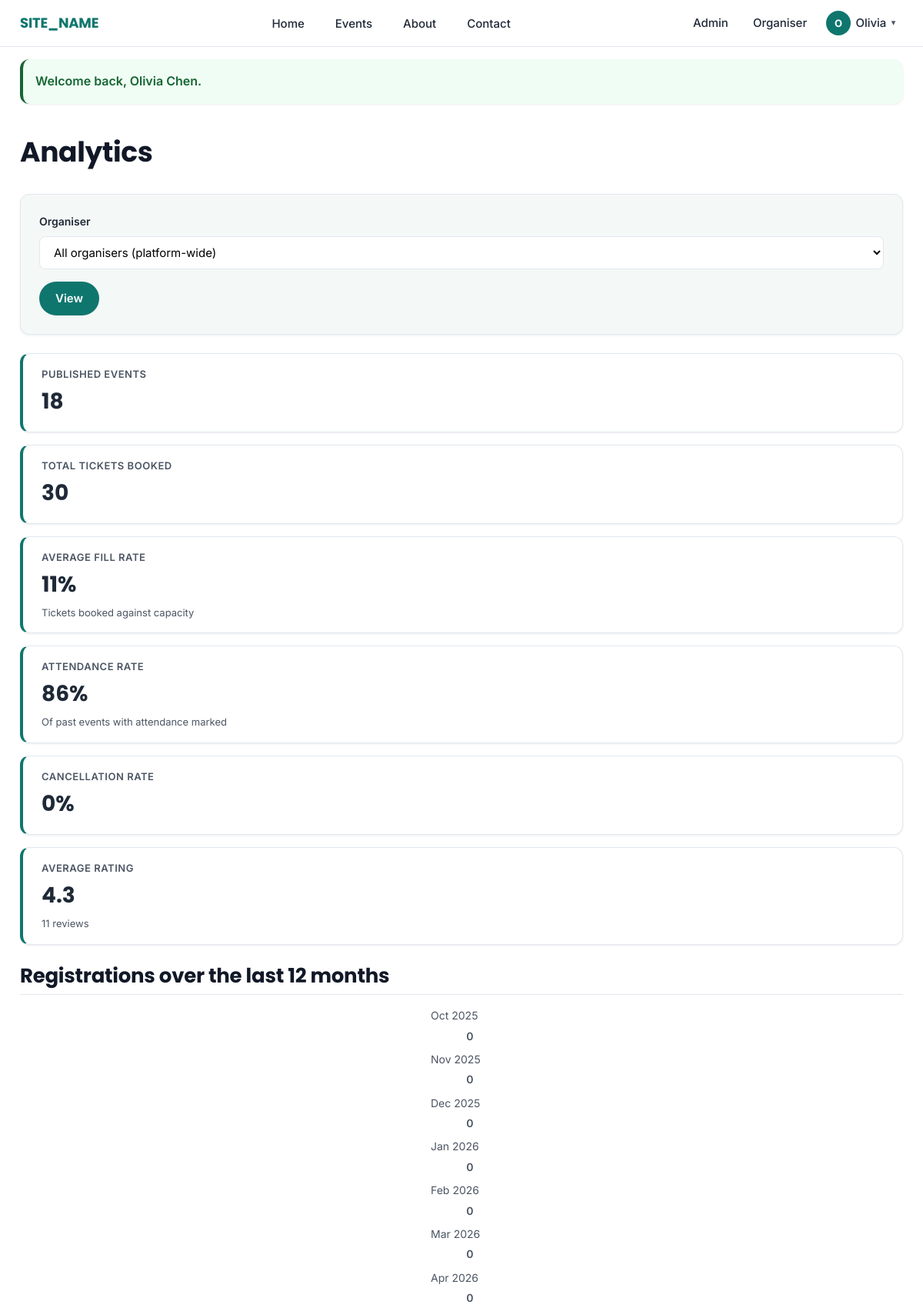
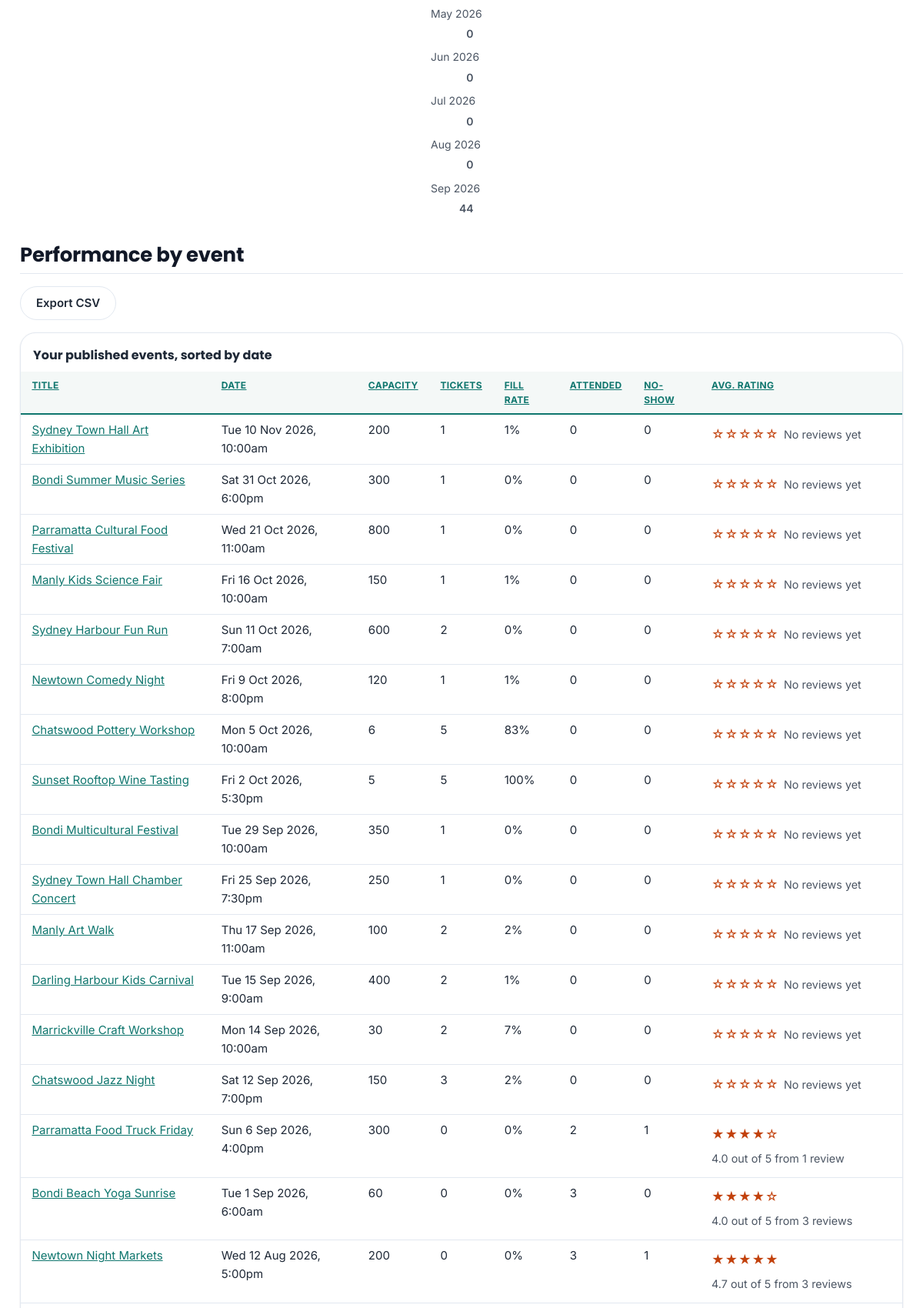
Page /organiser/analytics.php (signed in, upper part) on the committed database (2 pictures, top to bottom).
### tables this page shows
CREATE TABLE events (
    id              INT AUTO_INCREMENT PRIMARY KEY,
    organiser_id    INT NOT NULL,
    category_id     INT NOT NULL,
    venue_id        INT NOT NULL,
    title           VARCHAR(150) NOT NULL,
    slug            VARCHAR(180) NOT NULL,
    description     TEXT NOT NULL,
    image           VARCHAR(255) NULL,
    start_datetime  DATETIME NOT NULL,
    end_datetime    DATETIME NOT NULL,
    capacity        INT NOT NULL,
    price           DECIMAL(8,2) NOT NULL DEFAULT 0.00,
    status          ENUM('draft', 'published', 'cancelled') NOT NULL DEFAULT 'draft',
    created_at      DATETIME NOT NULL DEFAULT CURRENT_TIMESTAMP,
    updated_at      DATETIME NOT NULL DEFAULT CURRENT_TIMESTAMP ON UPDATE CURRENT_TIMESTAMP,

    UNIQUE KEY uq_events_slug (slug),

     
     
     
     
     
    CONSTRAINT fk_events_organiser FOREIGN KEY (organiser_id) REFERENCES users(id),
    CONSTRAINT fk_events_category  FOREIGN KEY (category_id)  REFERENCES categories(id),
    CONSTRAINT fk_events_venue     FOREIGN KEY (venue_id)     REFERENCES venues(id),

     
     
     
    INDEX idx_events_start_datetime (start_datetime),
    INDEX idx_events_status (status),
    INDEX idx_events_category_id (category_id)
);

### includes/validate.php (called while the page is built, shortened)
<?php
function e($value) {
    return htmlspecialchars($value ?? '', ENT_QUOTES, 'UTF-8');
}

### organiser/analytics.php (the view, shortened to what this page needs)
<?php
require_once __DIR__ . '/../includes/auth_guard.php';
$isAdmin = currentUserRole() === 'admin';
if ($isAdmin) {
    $selectedOrganiserId = isset($_GET['organiser_id']) && $_GET['organiser_id'] !== '' ? (int) $_GET['organiser_id'] : null;
} else {
    $selectedOrganiserId = currentUserId();
}
$organiserFilterSql = $selectedOrganiserId !== null ? ' AND e.organiser_id = :organiserId' : '';
$organiserFilterParams = $selectedOrganiserId !== null ? ['organiserId' => $selectedOrganiserId] : [];
$sortOptions = [
    'title'      => ['sql' => 'e.title ASC',        'label' => 'Title',       'aria' => 'ascending'],
    'date'       => ['sql' => 'e.start_datetime DESC', 'label' => 'Date',     'aria' => 'descending'],
    'capacity'   => ['sql' => 'e.capacity DESC',     'label' => 'Capacity',    'aria' => 'descending'],
    'registered' => ['sql' => 'registered_count DESC', 'label' => 'Tickets', 'aria' => 'descending'],
    'fill_rate'  => ['sql' => 'fill_rate DESC',      'label' => 'Fill rate',   'aria' => 'descending'],
    'attended'   => ['sql' => 'attended_count DESC', 'label' => 'Attended',    'aria' => 'descending'],
    'no_show'    => ['sql' => 'no_show_count DESC',  'label' => 'No-show',     'aria' => 'descending'],
    'rating'     => ['sql' => 'avg_rating DESC',     'label' => 'Avg. rating', 'aria' => 'descending'],
];
$sortKey = $_GET['sort'] ?? 'date';
function analyticsSortLink($sortKey) {
    $query = $_GET;
    $query['sort'] = $sortKey;
    return BASE_URL . '/organiser/analytics.php?' . http_build_query($query);
}
$stmt = $pdo->prepare(
    "SELECT e.id, e.title, e.slug, e.start_datetime, e.capacity, c.name AS category_name,
            (SELECT COALESCE(SUM(r.quantity), 0) FROM registrations r WHERE r.event_id = e.id AND r.status = 'registered') AS registered_count,
            (SELECT COUNT(*) FROM registrations r WHERE r.event_id = e.id AND r.status = 'attended') AS attended_count,
            (SELECT COUNT(*) FROM registrations r WHERE r.event_id = e.id AND r.status = 'no_show') AS no_show_count,
            (SELECT COUNT(*) FROM registrations r WHERE r.event_id = e.id AND r.status = 'cancelled') AS cancelled_count,
            (SELECT AVG(rv.rating) FROM reviews rv WHERE rv.event_id = e.id AND rv.is_hidden = 0) AS avg_rating,
            (SELECT COUNT(*) FROM reviews rv WHERE rv.event_id = e.id AND rv.is_hidden = 0) AS review_count,
            ((SELECT COALESCE(SUM(r.quantity), 0) FROM registrations r WHERE r.event_id = e.id AND r.status = 'registered') / NULLIF(e.capacity, 0)) * 100 AS fill_rate
     FROM events e
     JOIN categories c ON c.id = e.category_id
     WHERE e.status = 'published'{$organiserFilterSql}
     ORDER BY {$sortOptions[$sortKey]['sql']}"
);
$stmt->execute($organiserFilterParams);
$events = $stmt->fetchAll();
$totalFillRateSum = 0.0;
$fillRateEventCount = 0;
$totalAttended = 0;
$totalNoShow = 0;
$totalCancelled = 0;
$totalRegistrationAttempts = 0;
foreach ($events as $event) {
    if ($event['fill_rate'] !== null) {
        $totalFillRateSum += (float) $event['fill_rate'];
        $fillRateEventCount++;
    }
    $registered = (int) $event['registered_count'];
    $attended = (int) $event['attended_count'];
    $noShow = (int) $event['no_show_count'];
    $cancelled = (int) $event['cancelled_count'];
    $totalAttended += $attended;
    $totalNoShow += $noShow;
    $totalCancelled += $cancelled;
    $totalRegistrationAttempts += $registered + $attended + $noShow + $cancelled;
}
$avgFillRate = $fillRateEventCount > 0 ? $totalFillRateSum / $fillRateEventCount : null;
$attendanceRate = ($totalAttended + $totalNoShow) > 0 ? ($totalAttended / ($totalAttended + $totalNoShow)) * 100 : null;
$cancellationRate = $totalRegistrationAttempts > 0 ? ($totalCancelled / $totalRegistrationAttempts) * 100 : null;
$stmt = $pdo->prepare("SELECT COUNT(*) FROM events e WHERE e.status = 'published'{$organiserFilterSql}");
$stmt->execute($organiserFilterParams);
$totalEventsPublished = (int) $stmt->fetchColumn();
$stmt = $pdo->prepare(
    "SELECT COALESCE(SUM(r.quantity), 0) FROM registrations r JOIN events e ON e.id = r.event_id
     WHERE r.status = 'registered'{$organiserFilterSql}"
);
$stmt->execute($organiserFilterParams);
$totalRegistrations = (int) $stmt->fetchColumn();
$stmt = $pdo->prepare(
    "SELECT AVG(rv.rating) AS avg_rating, COUNT(rv.id) AS review_count
     FROM reviews rv JOIN events e ON e.id = rv.event_id
     WHERE rv.is_hidden = 0{$organiserFilterSql}"
);
$stmt->execute($organiserFilterParams);
$ratingSummary = $stmt->fetch();
$monthlyRegistrations = [];
for ($i = 11; $i >= 0; $i--) {
    $monthKey = date('Y-m', strtotime("-{$i} months"));
    $monthlyRegistrations[$monthKey] = 0;
}
$stmt = $pdo->prepare(
    "SELECT DATE_FORMAT(r.registered_at, '%Y-%m') AS month, COUNT(*) AS registration_count
     FROM registrations r
     JOIN events e ON e.id = r.event_id
     WHERE r.registered_at >= DATE_SUB(NOW(), INTERVAL 11 MONTH){$organiserFilterSql}
     GROUP BY DATE_FORMAT(r.registered_at, '%Y-%m')"
);
$stmt->execute($organiserFilterParams);
foreach ($stmt->fetchAll() as $row) {
    if (isset($monthlyRegistrations[$row['month']])) {
        $monthlyRegistrations[$row['month']] = (int) $row['registration_count'];
    }
}
require_once __DIR__ . '/../includes/header.php';
?>
<div class="page-header">
    <h1>Analytics</h1>
</div>
<?php if ($isAdmin): ?>
    <form method="get" action="<?= BASE_URL ?>/organiser/analytics.php" class="filter-form">
        <div class="form-field">
            <label for="organiser_id">Organiser</label>
            <select id="organiser_id" name="organiser_id">
                <option value="">All organisers (platform-wide)</option>
            </select>
        </div>
        <button type="submit" class="btn">View</button>
    </form>
<?php endif; ?>
<ul class="stat-grid">
    <li class="stat-card">
        <div class="stat-label">Published events</div>
        <div class="stat-value"><?= $totalEventsPublished ?></div>
    </li>
    <li class="stat-card">
        <div class="stat-label">Total tickets booked</div>
        <div class="stat-value"><?= $totalRegistrations ?></div>
    </li>
    <li class="stat-card">
        <div class="stat-label">Average fill rate</div>
        <div class="stat-value"><?= $avgFillRate !== null ? round($avgFillRate) . '%' : '&mdash;' ?></div>
        <div class="stat-sublabel">Tickets booked against capacity</div>
    </li>
    <li class="stat-card">
        <div class="stat-label">Attendance rate</div>
        <div class="stat-value"><?= $attendanceRate !== null ? round($attendanceRate) . '%' : '&mdash;' ?></div>
        <div class="stat-sublabel">Of past events with attendance marked</div>
    </li>
    <li class="stat-card">
        <div class="stat-label">Cancellation rate</div>
        <div class="stat-value"><?= $cancellationRate !== null ? round($cancellationRate) . '%' : '&mdash;' ?></div>
    </li>
    <li class="stat-card">
        <div class="stat-label">Average rating</div>
        <div class="stat-value">
            <?= $ratingSummary['avg_rating'] !== null ? number_format((float) $ratingSummary['avg_rating'], 1) : '&mdash;' ?>
        </div>
        <div class="stat-sublabel"><?= (int) $ratingSummary['review_count'] ?> review<?= (int) $ratingSummary['review_count'] === 1 ? '' : 's' ?></div>
    </li>
</ul>
<?php if (empty($events)): ?>
    <p class="empty-state">
        No published events yet<?= $isAdmin && $selectedOrganiserId !== null ? ' for this organiser' : '' ?>.
        <?php if (!$isAdmin): ?><a href="<?= BASE_URL ?>/organiser/event-form.php">Create your first event</a>.<?php endif; ?>
    </p>
<?php else: ?>
    <section class="analytics-section" aria-labelledby="trend-heading">
        <h2 id="trend-heading">Registrations over the last 12 months</h2>
        <div class="bar-chart">
            <?php foreach ($monthlyRegistrations as $monthKey => $count): ?>
                <div class="bar-row">
                    <div class="bar-label"><?= e(date('M Y', strtotime($monthKey . '-01'))) ?></div>
                    <div class="bar-bar">
                        <div class="bar-value"><?= $count ?></div>
                    </div>
                </div>
            <?php endforeach; ?>
        </div>
    </section>
    <section class="analytics-section" aria-labelledby="performance-heading">
        <h2 id="performance-heading">Performance by event</h2>
        <p>
            <a class="btn btn-secondary" href="<?= BASE_URL ?>/organiser/analytics-export.php<?= $isAdmin && $selectedOrganiserId !== null ? '?organiser_id=' . $selectedOrganiserId : '' ?>">
                Export CSV
            </a>
        </p>
        <div class="data-table-wrapper">
            <table class="data-table">
                <caption>Your published events, sorted by <?= e(strtolower($sortOptions[$sortKey]['label'])) ?></caption>
                <thead>
                    <tr>
                        <?php foreach ($sortOptions as $key => $option): ?>
                            <th scope="col" <?= $sortKey === $key ? 'aria-sort="' . $option['aria'] . '"' : '' ?>>
                                <a href="<?= e(analyticsSortLink($key)) ?>"><?= e($option['label']) ?></a>
                            </th>
                        <?php endforeach; ?>
                    </tr>
                </thead>
                <tbody>
                    <?php foreach ($events as $event): ?>
                        <tr>
                            <td><a href="<?= BASE_URL ?>/event.php?slug=<?= urlencode($event['slug']) ?>"><?= e($event['title']) ?></a></td>
                            <td><?= e(formatEventDate($event['start_datetime'])) ?></td>
                            <td><?= (int) $event['capacity'] ?></td>
                            <td><?= (int) $event['registered_count'] ?></td>
                            <td><?= $event['fill_rate'] !== null ? round((float) $event['fill_rate']) . '%' : '&mdash;' ?></td>
                            <td><?= (int) $event['attended_count'] ?></td>
                            <td><?= (int) $event['no_show_count'] ?></td>
                            <td>
                                <?= renderStars(
                                    $event['avg_rating'] !== null ? (float) $event['avg_rating'] : null,
                                    (int) $event['review_count']
                                ) ?>
                            </td>
                        </tr>
                    <?php endforeach; ?>
                </tbody>
            </table>
        </div>
    </section>
<?php endif; ?>
<?php require_once __DIR__ . '/../includes/footer.php'; ?>

### includes/functions.php (shortened to what this page needs)
<?php
function formatEventDate($datetime) {
    $timestamp = strtotime($datetime);
    return date('D j M Y, g:ia', $timestamp);
}
function renderStars($average, $count) {
    if ($count === 0 || $average === null) {
        return '<div class="rating">'
            . '<span class="rating-icons" aria-hidden="true">&#9734;&#9734;&#9734;&#9734;&#9734;</span>'
            . '<span class="rating-text">No reviews yet</span>'
            . '</div>';
    }
    $filledStars = (int) round($average);
    $icons = str_repeat('&#9733;', $filledStars) . str_repeat('&#9734;', 5 - $filledStars);
    $text = number_format($average, 1) . ' out of 5 from ' . $count . ' review' . ($count === 1 ? '' : 's');
    return '<div class="rating">'
        . '<span class="rating-icons" aria-hidden="true">' . $icons . '</span>'
        . '<span class="rating-text">' . e($text) . '</span>'
        . '</div>';
}

### rows in the picture
events: title "Sydney Town Hall Art Exhibition", start_datetime "Tue 10 Nov 2026, 10:00am", capacity "200", registered_count "1", fill_rate "1", attended_count "0", no_show_count "0", shows "No reviews yet"
events: title "Bondi Summer Music Series", start_datetime "Sat 31 Oct 2026, 6:00pm", capacity "300", registered_count "1", fill_rate "0", attended_count "0", no_show_count "0", shows "No reviews yet"
events: title "Parramatta Cultural Food Festival", start_datetime "Wed 21 Oct 2026, 11:00am", capacity "800", registered_count "1", fill_rate "0", attended_count "0", no_show_count "0", shows "No reviews yet"
events: title "Manly Kids Science Fair", start_datetime "Fri 16 Oct 2026, 10:00am", capacity "150", registered_count "1", fill_rate "1", attended_count "0", no_show_count "0", shows "No reviews yet"
events: title "Sydney Harbour Fun Run", start_datetime "Sun 11 Oct 2026, 7:00am", capacity "600", registered_count "2", fill_rate "0", attended_count "0", no_show_count "0", shows "No reviews yet"
events: title "Newtown Comedy Night", start_datetime "Fri 9 Oct 2026, 8:00pm", capacity "120", registered_count "1", fill_rate "1", attended_count "0", no_show_count "0", shows "No reviews yet"
events: title "Chatswood Pottery Workshop", start_datetime "Mon 5 Oct 2026, 10:00am", capacity "6", registered_count "5", fill_rate "83", attended_count "0", no_show_count "0", shows "No reviews yet"
events: title "Sunset Rooftop Wine Tasting", start_datetime "Fri 2 Oct 2026, 5:30pm", capacity "5", registered_count "5", fill_rate "100", attended_count "0", no_show_count "0", shows "No reviews yet"
events: title "Bondi Multicultural Festival", start_datetime "Tue 29 Sep 2026, 10:00am", capacity "350", registered_count "1", fill_rate "0", attended_count "0", no_show_count "0", shows "No reviews yet"
events: title "Sydney Town Hall Chamber Concert", start_datetime "Fri 25 Sep 2026, 7:30pm", capacity "250", registered_count "1", fill_rate "0", attended_count "0", no_show_count "0", shows "No reviews yet"
events: title "Manly Art Walk", start_datetime "Thu 17 Sep 2026, 11:00am", capacity "100", registered_count "2", fill_rate "2", attended_count "0", no_show_count "0", shows "No reviews yet"
events: title "Darling Harbour Kids Carnival", start_datetime "Tue 15 Sep 2026, 9:00am", capacity "400", registered_count "2", fill_rate "1", attended_count "0", no_show_count "0", shows "No reviews yet"
events: title "Marrickville Craft Workshop", start_datetime "Mon 14 Sep 2026, 10:00am", capacity "30", registered_count "2", fill_rate "7", attended_count "0", no_show_count "0", shows "No reviews yet"
events: title "Chatswood Jazz Night", start_datetime "Sat 12 Sep 2026, 7:00pm", capacity "150", registered_count "3", fill_rate "2", attended_count "0", no_show_count "0", shows "No reviews yet"
events: title "Parramatta Food Truck Friday", start_datetime "Sun 6 Sep 2026, 4:00pm", capacity "300", registered_count "0", fill_rate "0", attended_count "2", no_show_count "1", icons "★★★★☆", text "4.0 out of 5 from 1 review"
events: title "Bondi Beach Yoga Sunrise", start_datetime "Tue 1 Sep 2026, 6:00am", capacity "60", registered_count "0", fill_rate "0", attended_count "3", no_show_count "0", icons "★★★★☆", text "4.0 out of 5 from 3 reviews"
events: title "Newtown Night Markets", start_datetime "Wed 12 Aug 2026, 5:00pm", capacity "200", registered_count "0", fill_rate "0", attended_count "3", no_show_count "1", icons "★★★★★", text "4.7 out of 5 from 3 reviews"

### other values in the picture
SITE_NAME "SITE_NAME"
$headerUserInitial "O"
$headerUserFirstName "Olivia"
$flash['message'] "Welcome back, Olivia Chen."
$totalEventsPublished "18"
$totalRegistrations "30"
$avgFillRate "11"
$attendanceRate "86"
$cancellationRate "0"
$ratingSummary['avg_rating'] "4.3"
$ratingSummary['review_count'] "11"
date('M Y', strtotime($monthKey . '-01')) "Oct 2025"
$count "0"
date('M Y', strtotime($monthKey . '-01')) "Nov 2025"
date('M Y', strtotime($monthKey . '-01')) "Dec 2025"
